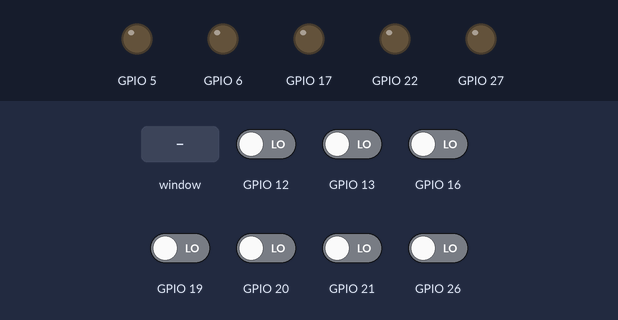
Bench run of a program on a simulated Raspberry Pi (BCM pin numbers). On the bench: output pins drawn as LEDs (lit = HIGH). Inputs (shaded band) come from the test bench; at power-on: GPIO 12, GPIO 13, GPIO 16, GPIO 19–21, GPIO 26 LOW. The desktop window is not drawn, its controls go by their first labels and the mouse button is held 0.15 s.

Above: at 1.2 s.
1.3 s: control labelled "O6" in the window clicked
At 2.2 s:
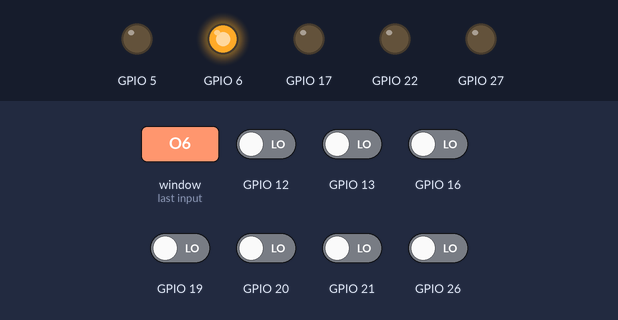
2.8 s: control labelled "O5" in the window clicked
At 3.4 s:
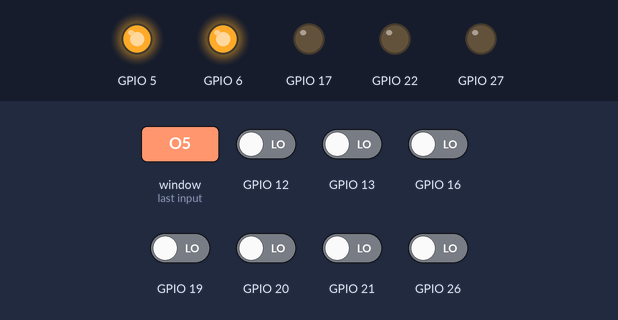
4.3 s: control labelled "O22" in the window clicked
At 5.5 s:
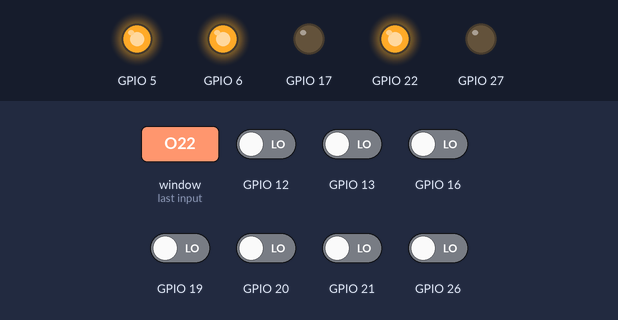
5.8 s: control labelled "O27" in the window clicked
At 6.9 s:
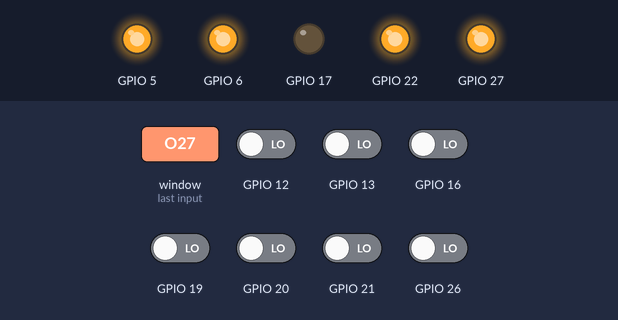
7.3 s: control labelled "O17" in the window clicked
At 8.0 s:
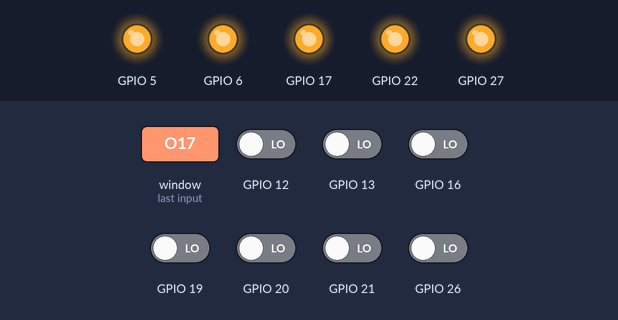
8.8 s: control labelled "O6" in the window clicked
At 9.2 s:
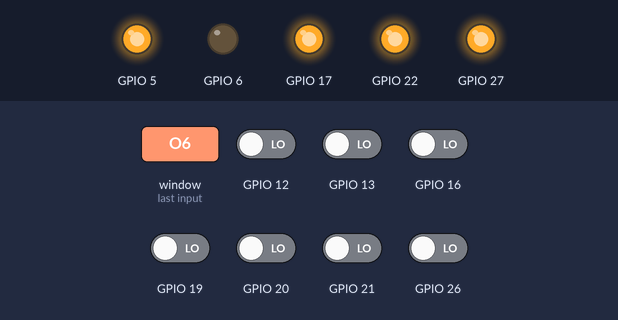
Timing chart, 0 to 11.3 s (numbered marks = the images above; inputs shaded):
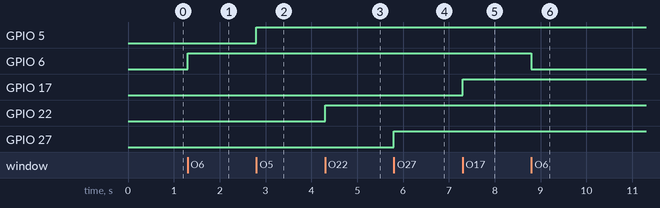

The program:

IOtest.py
```python
from tkinter import *
import RPi.GPIO as GPIO

GPIO.cleanup()
GPIO.setmode(GPIO.BCM)
GPIO.setup(21, GPIO.IN, GPIO.PUD_DOWN)
GPIO.setup(26, GPIO.IN, GPIO.PUD_DOWN)
GPIO.setup(20, GPIO.IN, GPIO.PUD_DOWN)
GPIO.setup(16, GPIO.IN, GPIO.PUD_DOWN)
GPIO.setup(19, GPIO.IN, GPIO.PUD_DOWN)
GPIO.setup(13, GPIO.IN, GPIO.PUD_DOWN)
GPIO.setup(12, GPIO.IN, GPIO.PUD_DOWN)
GPIO.setup(6, GPIO.OUT)
GPIO.setup(5, GPIO.OUT)
GPIO.setup(22, GPIO.OUT)
GPIO.setup(27, GPIO.OUT)
GPIO.setup(17, GPIO.OUT)


#key down funciton
def click():
	entered_text=textentry.get()
	output.delete(0.0, END)
	try:
		definition = my_compdictionary[entered_text]
	except:
		definition = "žádné takové slovo ve slovníku"
	output.insert(END, definition)
	cb1.select()

##### main:
window = Tk()
window.title("test")
#window.configure(background="black")

#create label
Label(window, text="vstupy", font="none 12 bold").grid(row=0, column=0, sticky=W)


def cb21_clicked(pin=21):
	if GPIO.input(pin) == GPIO.HIGH:
		cb21.select()
	else:
		cb21.deselect()
def cb26_clicked(pin=26):
	if GPIO.input(pin) == GPIO.HIGH:
		cb26.select()
	else:
		cb26.deselect()
def cb20_clicked(pin=20):
	if GPIO.input(pin) == GPIO.HIGH:
		cb20.select()
	else:
		cb20.deselect()
def cb16_clicked(pin=16):
	if GPIO.input(pin) == GPIO.HIGH:
		cb16.select()
	else:
		cb16.deselect()
def cb19_clicked(pin=19):
	if GPIO.input(pin) == GPIO.HIGH:
		cb19.select()
	else:
		cb19.deselect()
def cb13_clicked(pin=13):
	if GPIO.input(pin) == GPIO.HIGH:
		cb13.select()
	else:
		cb13.deselect()
def cb12_clicked(pin=12):
	if GPIO.input(pin) == GPIO.HIGH:
		cb12.select()
	else:
		cb12.deselect()

#checkbox
cb21 = Checkbutton(window, text='I21', command=cb21_clicked)
cb21.grid(row=2,column=0, sticky=E)

cb26 = Checkbutton(window, text='I26', command=cb26_clicked)
cb26.grid(row=2,column=1)

cb20 = Checkbutton(window, text='I20', command=cb20_clicked)
cb20.grid(row=2,column=2)

cb16 = Checkbutton(window, text='I16', command=cb16_clicked)
cb16.grid(row=2,column=3)

cb19 = Checkbutton(window, text='I19', command=cb19_clicked)
cb19.grid(row=2,column=4)

cb13 = Checkbutton(window, text='I13', command=cb13_clicked)
cb13.grid(row=2,column=5)

cb12 = Checkbutton(window, text='I12', command=cb12_clicked)
cb12.grid(row=2,column=6)

GPIO.add_event_detect(21, GPIO.BOTH, callback=cb21_clicked)
GPIO.add_event_detect(26, GPIO.BOTH, callback=cb26_clicked)
GPIO.add_event_detect(20, GPIO.BOTH, callback=cb20_clicked)
GPIO.add_event_detect(16, GPIO.BOTH, callback=cb16_clicked)
GPIO.add_event_detect(19, GPIO.BOTH, callback=cb19_clicked)
GPIO.add_event_detect(13, GPIO.BOTH, callback=cb13_clicked)
GPIO.add_event_detect(12, GPIO.BOTH, callback=cb12_clicked)


#create label
Label(window, text="výstupy", font="none 12 bold").grid(row=3, column=0, sticky=W)

#create label
varcb6 = IntVar()
varcb5 = IntVar()
varcb22 = IntVar()
varcb27 = IntVar()
varcb17 = IntVar()

def cb6_clicked():
	if varcb6.get() == 1:
		GPIO.output(6, True)
	else:
		GPIO.output(6, False)
def cb5_clicked():
	if varcb5.get() == 1:
		GPIO.output(5, True)
	else:
		GPIO.output(5, False)
def cb22_clicked():
	if varcb22.get() == 1:
		GPIO.output(22, True)
	else:
		GPIO.output(22, False)
def cb27_clicked():
	if varcb27.get() == 1:
		GPIO.output(27, True)
	else:
		GPIO.output(27, False)
def cb17_clicked():
	if varcb17.get() == 1:
		GPIO.output(17, True)
	else:
		GPIO.output(17, False)

#checkbox
cb6 = Checkbutton(window, text='O6', command=cb6_clicked, variable=varcb6)
cb6.grid(row=4,column=0, sticky=E)

cb5 = Checkbutton(window, text='O5', command=cb5_clicked, variable=varcb5)
cb5.grid(row=4,column=1)

cb22 = Checkbutton(window, text='O22', command=cb22_clicked, variable=varcb22)
cb22.grid(row=4,column=2)

cb27 = Checkbutton(window, text='O27', command=cb27_clicked, variable=varcb27)
cb27.grid(row=4,column=3)

cb17 = Checkbutton(window, text='O17', command=cb17_clicked, variable=varcb17)
cb17.grid(row=4,column=4)


def close_window():
	window.destroy()
	exit()

#add a exit button
Button(window, text="Exit", width=14, command=close_window).grid(row=7, column=0, sticky=W)


window.mainloop()

GPIO.cleanup()
```

Measured:
- after the input at 1.3 s, GPIO 6: LOW → HIGH at once
- after the input at 2.8 s, GPIO 5: LOW → HIGH at once
- after the input at 4.3 s, GPIO 22: LOW → HIGH at once
- after the input at 5.8 s, GPIO 27: LOW → HIGH at once
- after the input at 7.3 s, GPIO 17: LOW → HIGH at once
- after the input at 8.8 s, GPIO 6: HIGH → LOW at once
